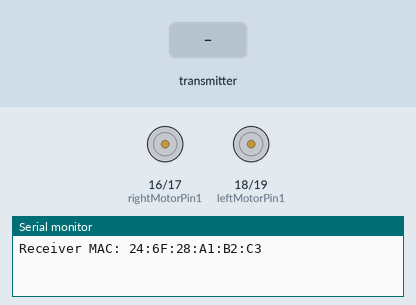
A sketch run on a simulated ESP32. Parts: motor-driver pin pairs drawn as motors (green arrow = first pin HIGH = forward, orange = second pin HIGH = backward, longer = more drive, scaled by the enable pin), the last lines printed to the serial monitor. Inputs (shaded band) come from the test bench.

Above: at 1.2 s.
1.3 s: the transmitter starts sending switchPressed = 1
At 1.55 s:
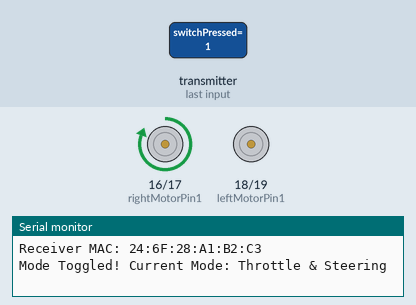
At 2.2 s:
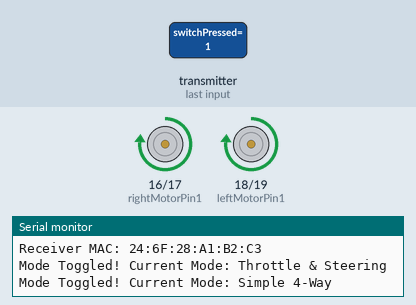
4.3 s: the transmitter starts sending xAxisValue = 64
7.3 s: the transmitter starts sending yAxisValue = 128
10.3 s: the transmitter starts sending xAxisValue = 0
13.3 s: the transmitter starts sending yAxisValue = 255
16.3 s: the transmitter starts sending xAxisValue = 255
Timing chart, 0 to 20.3 s (numbered marks = the images above; inputs shaded):
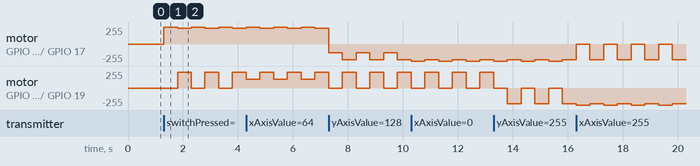

Measured:
- after the input at 1.3 s, motor on GPIO 16 (rightMotorPin1) / GPIO 17 (rightMotorPin2): alternates forward 255/255 for 0.50 s and forward 239/255 for 0.50 s, starting at once; motor on GPIO 18 (leftMotorPin1) / GPIO 19 (leftMotorPin2): alternates forward 239/255 for 0.50 s and stopped for 0.50 s, starting after 0.50 s

The sketch:

Receiver_Code.ino
```cpp
#include <Arduino.h>
#include <esp_now.h>
#include <WiFi.h>

// --- L298N PIN DEFINITIONS (Must match wiring) ---
// Right motor
int enableRightMotor = 22; // ENA (Speed/Enable)
int rightMotorPin1 = 16;   // IN3 (Labeled RX2)
int rightMotorPin2 = 17;   // IN4 (Labeled TX2)

// Left motor
int enableLeftMotor = 23;  // ENB (Speed/Enable)
int leftMotorPin1 = 18;    // IN1
int leftMotorPin2 = 19;    // IN2

#define MAX_MOTOR_SPEED 240 // Max speed for PWM (0-255)

const int PWMFreq = 1000;
const int PWMResolution = 8;
const int rightMotorPWMSpeedChannel = 4;
const int leftMotorPWMSpeedChannel = 5;

#define SIGNAL_TIMEOUT 1000 // Stops motors if no signal after 1 second
unsigned long lastRecvTime = 0;

// --- Data structure to receive (Must match the transmitter) ---
typedef struct PacketData {
    byte xAxisValue;
    byte yAxisValue;
    byte switchPressed;
} PacketData;

PacketData receiverData;

bool throttleAndSteeringMode = false;

// --- Function Prototypes ---
void rotateMotor(int rightMotorSpeed, int leftMotorSpeed);
void simpleMovements();
void throttleAndSteeringMovements();

// --- ESP-NOW CALLBACK ---
void OnDataRecv(const uint8_t * mac_addr, const uint8_t *incomingData, int len) {
    if (len == 0) return;

    memcpy(&receiverData, incomingData, sizeof(receiverData));

    // Toggle mode only if the switch was pressed (1)
    if (receiverData.switchPressed == 1) {
        throttleAndSteeringMode = !throttleAndSteeringMode;
        // Serial prints are optional but useful for debugging
        Serial.print("Mode Toggled! Current Mode: ");
        Serial.println(throttleAndSteeringMode ? "Throttle & Steering" : "Simple 4-Way");
    }

    // Choose control mode
    if (throttleAndSteeringMode) {
        throttleAndSteeringMovements();
    } else {
        simpleMovements();
    }

    lastRecvTime = millis();
}

// --- Movement Functions ---

void simpleMovements() {
    if (receiverData.yAxisValue <= 75) {      // Forward (Joystick pushed up)
        rotateMotor(MAX_MOTOR_SPEED, MAX_MOTOR_SPEED);
    } else if (receiverData.yAxisValue >= 178) { // Backward (Joystick pulled down)
        rotateMotor(-MAX_MOTOR_SPEED, -MAX_MOTOR_SPEED);
    } else if (receiverData.xAxisValue >= 172) { // Right
        rotateMotor(MAX_MOTOR_SPEED, -MAX_MOTOR_SPEED);
    } else if (receiverData.xAxisValue <= 75) {  // Left
        rotateMotor(-MAX_MOTOR_SPEED, MAX_MOTOR_SPEED);
    } else {                                // Stop (Joystick centered)
        rotateMotor(0, 0);
    }
}

void throttleAndSteeringMovements() {
    // Map Y-axis (throttle) from 254 (down) -> 0 (up) to -255 (rev) -> 255 (fwd)
    int throttle = map(receiverData.yAxisValue, 254, 0, -255, 255);
    // Map X-axis (steering) from 0 (left) -> 254 (right) to -255 (left) -> 255 (right)
    int steering = map(receiverData.xAxisValue, 0, 254, -255, 255);
    int motorDirection = 1; // 1 for forward, -1 for backward

    if (throttle < 0) {
        motorDirection = -1;  // backward
    }

    // Calculate motor speeds based on throttle and steering mix
    int rightMotorSpeed = abs(throttle) - steering;
    int leftMotorSpeed  = abs(throttle) + steering;

    // Ensure speeds are within the 0-255 range
    rightMotorSpeed = constrain(rightMotorSpeed, 0, 255);
    leftMotorSpeed  = constrain(leftMotorSpeed, 0, 255);

    // Apply speed and direction
    rotateMotor(rightMotorSpeed * motorDirection, leftMotorSpeed * motorDirection);
}


void rotateMotor(int rightMotorSpeed, int leftMotorSpeed) {
    // --- Right motor direction ---
    if (rightMotorSpeed < 0) { // BACKWARD
        digitalWrite(rightMotorPin1, LOW);
        digitalWrite(rightMotorPin2, HIGH);
    } else if (rightMotorSpeed > 0) { // FORWARD
        digitalWrite(rightMotorPin1, HIGH);
        digitalWrite(rightMotorPin2, LOW);
    } else {
        digitalWrite(rightMotorPin1, LOW);
        digitalWrite(rightMotorPin2, LOW);
    }

    // --- Left motor direction ---
    if (leftMotorSpeed < 0) { // BACKWARD
        digitalWrite(leftMotorPin1, LOW);
        digitalWrite(leftMotorPin2, HIGH);
    } else if (leftMotorSpeed > 0) { // FORWARD
        digitalWrite(leftMotorPin1, HIGH);
        digitalWrite(leftMotorPin2, LOW);
    } else {
        digitalWrite(leftMotorPin1, LOW);
        digitalWrite(leftMotorPin2, LOW);
    }

    // Apply speed via PWM
    ledcWrite(rightMotorPWMSpeedChannel, abs(rightMotorSpeed));
    ledcWrite(leftMotorPWMSpeedChannel, abs(leftMotorSpeed));
}


void setUpPinModes() {
    pinMode(enableRightMotor, OUTPUT);
    pinMode(rightMotorPin1, OUTPUT);
    pinMode(rightMotorPin2, OUTPUT);

    pinMode(enableLeftMotor, OUTPUT);
    pinMode(leftMotorPin1, OUTPUT);
    pinMode(leftMotorPin2, OUTPUT);

    // PWM setup
    ledcSetup(rightMotorPWMSpeedChannel, PWMFreq, PWMResolution);
    ledcSetup(leftMotorPWMSpeedChannel, PWMFreq, PWMResolution);
    ledcAttachPin(enableRightMotor, rightMotorPWMSpeedChannel);
    ledcAttachPin(enableLeftMotor, leftMotorPWMSpeedChannel);

    rotateMotor(0, 0);
}

// --- Setup ---
void setup() {
    setUpPinModes();

    Serial.begin(115200);
    WiFi.mode(WIFI_STA);
    Serial.print("Receiver MAC: ");
    Serial.println(WiFi.macAddress());

    // Init ESP-NOW
    if (esp_now_init() != ESP_OK) {
        Serial.println("Error initializing ESP-NOW");
        return;
    }

    // Register the callback function to receive data
    esp_now_register_recv_cb(OnDataRecv);
}

// --- Main Loop ---
void loop() {
    // Check for signal timeout and stop motors if signal is lost
    unsigned long now = millis();
    if (now - lastRecvTime > SIGNAL_TIMEOUT) {
        rotateMotor(0, 0);
    }
}
```
